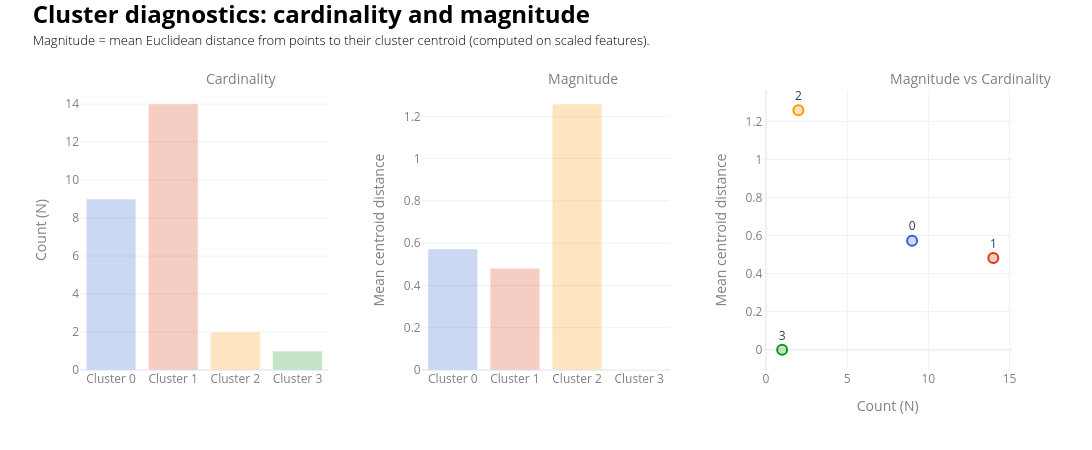

This figure's notebook cell:
### Code cell
# https://towardsdatascience.com/common-mistakes-in-cluster-analysis-and-how-to-avoid-them-eb960116d773/
# https://towardsdatascience.com/best-practices-for-visualizing-your-cluster-results-20a3baac7426/

X_std = np.array(X)  # ensures numpy array
labels = np.array(y)
centres = k_means_optimum.cluster_centers_
clusters_sorted = sorted(np.unique(labels))
# ___________________________________________________________________________________________________________
# 1) Cardinality (number of points per cluster)
cardinality = pd.Series(labels).value_counts().sort_index()
# ___________________________________________________________________________________________________________
# 2) Magnitude (mean distance to centroid per cluster)
magnitudes = {}

for cl in clusters_sorted:
    Xi = X_std[labels == cl]
    if len(Xi) == 0:
        magnitudes[cl] = np.nan
        continue
    dists = np.linalg.norm(Xi - centres[cl], axis=1)# euclidean distance
    magnitudes[cl] = dists.mean()

magnitudes = pd.Series(magnitudes).sort_index()
# ___________________________________________________________________________________________________________
# Build subplots
fig = make_subplots(rows=1, cols=3, horizontal_spacing=0.10, subplot_titles=["Cardinality", "Magnitude", "Magnitude vs Cardinality"])
# ___________________________________________________________________________________________________________
# Plot 1: Cardinality (bar plot)
fig.add_trace(
    go.Bar(
        x=[f"Cluster {cl}" for cl in cardinality.index],y=cardinality.values,
        marker=dict(
            color=[make_transparent(cluster_colour_map[cl], alpha=0.25) for cl in cardinality.index]
        ),
        showlegend=False,hovertemplate="Cluster: %{x}<br>N: %{y}<extra></extra>",
    ),row=1, col=1
)
# ___________________________________________________________________________________________________________
# Plot 2: Magnitude (bar plot)
fig.add_trace(
    go.Bar(
        x=[f"Cluster {cl}" for cl in magnitudes.index], y=magnitudes.values, 
        marker=dict(color=[make_transparent(cluster_colour_map[cl], alpha=0.25) for cl in magnitudes.index]),
        showlegend=False, hovertemplate="Cluster: %{x}<br>Mean distance: %{y:.3f}<extra></extra>",
    ), row=1, col=2
)
# ___________________________________________________________________________________________________________
# Plot 3: Magnitude vs Cardinality (scatterplot)
for cl in clusters_sorted:
    fig.add_trace(
        go.Scatter(
            x=[cardinality.loc[cl]],y=[magnitudes.loc[cl]], mode="markers+text",
            marker=dict(size=10,color=make_transparent(cluster_colour_map.get(cl), alpha=0.25),line=dict(color=cluster_colour_map.get(cl), width=2),),
            text=[f"{cl}"],textposition="top center", showlegend=False,
            hovertemplate=(
                f"Cluster {cl}<br>"
                f"N: %{{x}}<br>"
                f"Mean distance: %{{y:.3f}}<extra></extra>"
            ),
        ),row=1, col=3
    )    
fig.update_layout(width=1300, height=450,template="plotly_white",
    title=dict(
        text=(
            f"<span style='font-size:24px; font-weight:bold; color:{notes_colour}; display:block;'>"
            "Cluster diagnostics: cardinality and magnitude"
            "</span><br>"
            f"<span style='font-size:13px; font-weight:300; color:{notes_colour}; display:block;'>"
            "Magnitude = mean Euclidean distance from points to their cluster centroid (computed on scaled features)."
            "</span>"
        ),x=0.03, xanchor="left",y=0.95, yanchor="top"
    ),
    margin=dict(t=90),
)

fig.update_annotations(font=dict(size=14, color=labels_colour),xanchor="left")
for i in [1, 2, 3]:
    fig.update_xaxes(title_font=dict(color=labels_colour), tickfont=dict(color=labels_colour), row=1, col=i)
    fig.update_yaxes(title_font=dict(color=labels_colour), tickfont=dict(color=labels_colour), row=1, col=i)
fig.update_yaxes(title_text="Count (N)", row=1, col=1)
fig.update_yaxes(title_text="Mean centroid distance", row=1, col=2)
fig.update_xaxes(title_text="Count (N)", row=1, col=3)
fig.update_yaxes(title_text="Mean centroid distance", row=1, col=3)
fig.show()

### Figure 1 — Plotly figure (JSON) as saved in the notebook; plotly's stock layout.template omitted (floating-point values rounded to 4 significant figures)
{"data": [{"hovertemplate": "Cluster: %{x}<br>N: %{y}<extra></extra>", "marker": {"color": ["rgba(51,102,204,0.25)", "rgba(220,57,18,0.25)", "rgba(255,153,0,0.25)", "rgba(16,150,24,0.25)"]}, "showlegend": false, "type": "bar", "x": ["Cluster 0", "Cluster 1", "Cluster 2", "Cluster 3"], "xaxis": "x", "y": [9, 14, 2, 1], "yaxis": "y"}, {"hovertemplate": "Cluster: %{x}<br>Mean distance: %{y:.3f}<extra></extra>", "marker": {"color": ["rgba(51,102,204,0.25)", "rgba(220,57,18,0.25)", "rgba(255,153,0,0.25)", "rgba(16,150,24,0.25)"]}, "showlegend": false, "type": "bar", "x": ["Cluster 0", "Cluster 1", "Cluster 2", "Cluster 3"], "xaxis": "x2", "y": [0.5727, 0.4817, 1.258, 0.0], "yaxis": "y2"}, {"hovertemplate": "Cluster 0<br>N: %{x}<br>Mean distance: %{y:.3f}<extra></extra>", "marker": {"color": "rgba(51,102,204,0.25)", "line": {"color": "#3366CC", "width": 2}, "size": 10}, "mode": "markers+text", "showlegend": false, "text": ["0"], "textposition": "top center", "type": "scatter", "x": [9], "xaxis": "x3", "y": [0.5727], "yaxis": "y3"}, {"hovertemplate": "Cluster 1<br>N: %{x}<br>Mean distance: %{y:.3f}<extra></extra>", "marker": {"color": "rgba(220,57,18,0.25)", "line": {"color": "#DC3912", "width": 2}, "size": 10}, "mode": "markers+text", "showlegend": false, "text": ["1"], "textposition": "top center", "type": "scatter", "x": [14], "xaxis": "x3", "y": [0.4817], "yaxis": "y3"}, {"hovertemplate": "Cluster 2<br>N: %{x}<br>Mean distance: %{y:.3f}<extra></extra>", "marker": {"color": "rgba(255,153,0,0.25)", "line": {"color": "#FF9900", "width": 2}, "size": 10}, "mode": "markers+text", "showlegend": false, "text": ["2"], "textposition": "top center", "type": "scatter", "x": [2], "xaxis": "x3", "y": [1.258], "yaxis": "y3"}, {"hovertemplate": "Cluster 3<br>N: %{x}<br>Mean distance: %{y:.3f}<extra></extra>", "marker": {"color": "rgba(16,150,24,0.25)", "line": {"color": "#109618", "width": 2}, "size": 10}, "mode": "markers+text", "showlegend": false, "text": ["3"], "textposition": "top center", "type": "scatter", "x": [1], "xaxis": "x3", "y": [0], "yaxis": "y3"}], "layout": {"annotations": [{"font": {"color": "grey", "size": 14}, "showarrow": false, "text": "Cardinality", "x": 0.1333, "xanchor": "left", "xref": "paper", "y": 1, "yanchor": "bottom", "yref": "paper"}, {"font": {"color": "grey", "size": 14}, "showarrow": false, "text": "Magnitude", "x": 0.5, "xanchor": "left", "xref": "paper", "y": 1, "yanchor": "bottom", "yref": "paper"}, {"font": {"color": "grey", "size": 14}, "showarrow": false, "text": "Magnitude vs Cardinality", "x": 0.8667, "xanchor": "left", "xref": "paper", "y": 1, "yanchor": "bottom", "yref": "paper"}], "height": 450, "margin": {"t": 90}, "title": {"text": "<span style='font-size:24px; font-weight:bold; color:black; display:block;'>Cluster diagnostics: cardinality and magnitude</span><br><span style='font-size:13px; font-weight:300; color:black; display:block;'>Magnitude = mean Euclidean distance from points to their cluster centroid (computed on scaled features).</span>", "x": 0.03, "xanchor": "left", "y": 0.95, "yanchor": "top"}, "width": 1300, "xaxis": {"anchor": "y", "domain": [0, 0.2667], "tickfont": {"color": "grey"}, "title": {"font": {"color": "grey"}}}, "xaxis2": {"anchor": "y2", "domain": [0.3667, 0.6333], "tickfont": {"color": "grey"}, "title": {"font": {"color": "grey"}}}, "xaxis3": {"anchor": "y3", "domain": [0.7333, 1], "tickfont": {"color": "grey"}, "title": {"font": {"color": "grey"}, "text": "Count (N)"}}, "yaxis": {"anchor": "x", "domain": [0, 1], "tickfont": {"color": "grey"}, "title": {"font": {"color": "grey"}, "text": "Count (N)"}}, "yaxis2": {"anchor": "x2", "domain": [0, 1], "tickfont": {"color": "grey"}, "title": {"font": {"color": "grey"}, "text": "Mean centroid distance"}}, "yaxis3": {"anchor": "x3", "domain": [0, 1], "tickfont": {"color": "grey"}, "title": {"font": {"color": "grey"}, "text": "Mean centroid distance"}}}}
